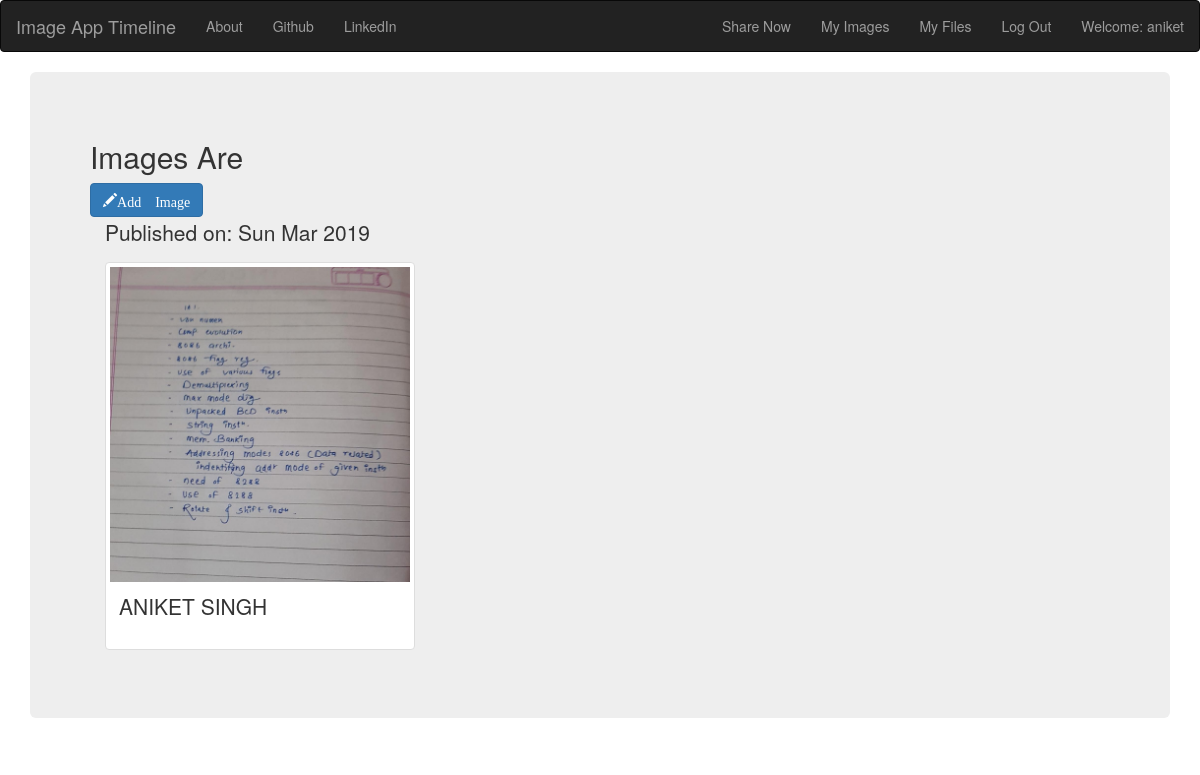
/accounts/image/ (signed in), run on the app's committed database.
### accounts/models.py (models this page shows, shortened)
class Images(models.Model):
    name = models.CharField(blank=True,null=True,max_length=265)
    image_by = models.ForeignKey(User,related_name  ='pics',on_delete=models.CASCADE,null=True )
    image = models.ImageField(upload_to='media/UserImages',default=None,null=True,blank=True)
    uploaded_on = models.DateTimeField(default=timezone.now())

### accounts/views.py (the view)
# urls.py: path('image/',views.ImageListView.as_view(),name='imagelist'),
class ImageListView(ListView,LoginRequiredMixin):
    model = Images
    template_name='uploads.html'

### accounts/templates/uploads.html (shortened to what this page needs)
{% extends 'base.html'%}
{% load staticfiles %}
{% block body_block%}
{% if user.is_authenticated %}
<h2>Images Are</h2>
<a class='btn btn-primary' href="{% url 'accounts:addimage' %}"><span class='glyphicon glyphicon-pencil'>Add Image</span></a>
{% for item in user.pics.all %}
<div class="container">
  <p>Published on: {{item.uploaded_on|date:"D M Y"}}</p>
  <div class="row">
  <div class="col-md-4">
    <div class="thumbnail">
        <img src="{{ item.image.url }}" alt="Lights" style="width:100%">
        <div class="caption">
          <p>{{item.name}}</p>
        </div>
    </div>
  </div>
{% endfor %}
{% else %}
<h1>Login To see Your Images Now</h1>
{% endif %}
{% endblock %}

### accounts/templates/base.html (shortened to what this page needs)
<!DOCTYPE html>
{% load staticfiles %}
<html lang="en" dir="ltr">
  <head>
    <link rel="stylesheet" href="https://maxcdn.bootstrapcdn.com/bootstrap/3.3.7/css/bootstrap.min.css">
  </head>
  <body>
    <nav class="navbar navbar-default navbar-inverse">
      <div class="container-fluid">
        <ul class='nav navbar-nav'>
          <li><a class=' navbar-brand bigbrand' href="{% url 'accounts:timeline' %}">Image App Timeline</a></li>
          <li><a href="https://vit.edu.in/">About</a></li>
          <li><a href="https://www.github.com">Github</a></li>
          <li><a href="https://www.linkedin.com">LinkedIn</a></li>
        </ul>
        <ul class='nav navbar-nav navbar-right'>
          {% if user.is_authenticated %}
            <li><a href="#">Share Now</a>
            </li>
            <li><a href="{% url 'accounts:imagelist'  %}">My Images</a>
            </li>
            <li><a href="{% url 'accounts:filelist'%}">My Files</a>
            </li>
            <li>
                <a href="{% url 'logout' %}">Log Out</a>
            </li>
            <li>
                <a href="#">Welcome: {{user.username}}</a>
            </li>
            {% else %}
            <li><a href="{% url 'accounts:login' %}"><span class='glyphicon glyphicon-user'></span>Login</a></li>
            <li><a href="{% url 'accounts:signup' %}"><span class='glyphicon glyphicon-user'></span>Sign Up</a></li>
          {% endif %}
      </div>
    </nav>
    <div class="container">
      <div class="jumbotron">
        {% block body_block%}
        {% endblock %}
      </div>
    </div>
  </body>
</html>

### data on the page
Images: uploaded_on "Sun Mar 2019", image (picture), name "ANIKET SINGH"

### other printed values
{{ user.username }} "aniket"
